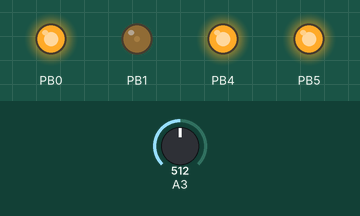
Bench run of a sketch on a simulated ATtiny85, built with avr-gcc and run on an emulated ATtiny85. Shown: output pins drawn as LEDs (lit = HIGH). The inputs (shaded band) are chosen by the test bench; at power-on: A3 = 512.

Above: at 6.2 s.
6.3 s: A3 set to 306
At 6.47 s:
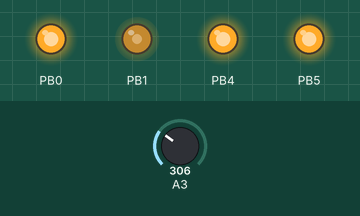
9.3 s: A3 set to 122
10.8 s: A3 set to 0
At 12.0 s:
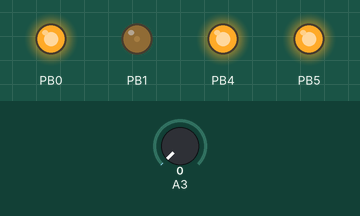
12.3 s: A3 set to 35
At 13.4 s:
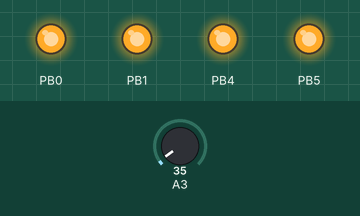
Timing chart, 0 to 14.8 s (numbered marks = the images above; inputs shaded):
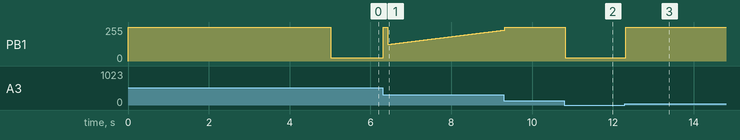

Measured:
- after the input at 6.3 s, PB1: 24/255 → 255/255 at once, → 125/255 0.10 s later, → 130/255 0.10 s later, → 133/255 0.10 s later, … (30 changes in this stretch)
- after the input at 10.8 s, PB1: 255/255 → 24/255 at once
- after the input at 12.3 s, PB1: 24/255 → 255/255 at once

The sketch:

h2o_controller.ino
```cpp
/*
 *                         ATtiny85
 *                      -------u-------
 *        NC - (D 5) --| 1 PB5   VCC 8 |-- +5V
 *                     |               |
 *       NTC - (D 3) --| 2 PB3   PB2 7 |-- (D 2) - Serial TX
 *                     |               |
 *        NC - (D 4) --| 3 PB4   PB1 6 |-- (D 1) - PWM --> Fan Blue wire
 *                     |               |
 *              Gnd ---| 4 GND   PB0 5 |-- (D 0) - NC
 *                     -----------------
 */


#define F_CPU 8000000

#include <SendOnlySoftwareSerial.h>
#include <avr/interrupt.h>
#include <avr/io.h>

// Globals
#define SERIESRESISTOR 10000
#define THERMISTORNOMINAL 10000
#define BCOEFFICIENT 3950
#define TEMPERATURENOMINAL 25.0

// Init globals
int pwmtop = 159; // Calculates to 25KHz PWM for fanpwm
double Setpoint, Input, Output;
volatile uint64_t lasttime = 0;
volatile uint64_t tickms = 0;

//PID library modified to use 64-bit millis.
#ifndef PID_v1_h
#define PID_v1_h
#define LIBRARY_VERSION  1.1.1

class PID
{

  public:

  //Constants used in some of the functions below
  #define AUTOMATIC 1
  #define MANUAL  0
  #define DIRECT  0
  #define REVERSE  1
  #define P_ON_M 0
  #define P_ON_E 1

  //commonly used functions **************************************************************************
    PID(double*, double*, double*,        // * constructor.  links the PID to the Input, Output, and
        double, double, double, int, int);//   Setpoint.  Initial tuning parameters are also set here.
                                          //   (overload for specifying proportional mode)

    PID(double*, double*, double*,        // * constructor.  links the PID to the Input, Output, and
        double, double, double, int);     //   Setpoint.  Initial tuning parameters are also set here

    void SetMode(int Mode);               // * sets PID to either Manual (0) or Auto (non-0)

    bool Compute();                       // * performs the PID calculation.  it should be
                                          //   called every time loop() cycles. ON/OFF and
                                          //   calculation frequency can be set using SetMode
                                          //   SetSampleTime respectively

    void SetOutputLimits(double, double); // * clamps the output to a specific range. 0-255 by default, but
                                          //   it's likely the user will want to change this depending on
                                          //   the application


  //available but not commonly used functions ********************************************************
    void SetTunings(double, double,       // * While most users will set the tunings once in the
                    double);              //   constructor, this function gives the user the option
                                          //   of changing tunings during runtime for Adaptive control
    void SetTunings(double, double,       // * overload for specifying proportional mode
                    double, int);

  void SetControllerDirection(int);   // * Sets the Direction, or "Action" of the controller. DIRECT
                      //   means the output will increase when error is positive. REVERSE
                      //   means the opposite.  it's very unlikely that this will be needed
                      //   once it is set in the constructor.
    void SetSampleTime(int);              // * sets the frequency, in Milliseconds, with which
                                          //   the PID calculation is performed.  default is 100


  //Display functions ****************************************************************
  double GetKp();             // These functions query the pid for interal values.
  double GetKi();             //  they were created mainly for the pid front-end,
  double GetKd();             // where it's important to know what is actually
  int GetMode();              //  inside the PID.
  int GetDirection();           //

  private:
  void Initialize();

  double dispKp;        // * we'll hold on to the tuning parameters in user-entered
  double dispKi;        //   format for display purposes
  double dispKd;        //

  double kp;                  // * (P)roportional Tuning Parameter
    double ki;                  // * (I)ntegral Tuning Parameter
    double kd;                  // * (D)erivative Tuning Parameter

  int controllerDirection;
  int pOn;

    double *myInput;              // * Pointers to the Input, Output, and Setpoint variables
    double *myOutput;             //   This creates a hard link between the variables and the
    double *mySetpoint;           //   PID, freeing the user from having to constantly tell us
                                  //   what these values are.  with pointers we'll just know.

  unsigned long lastTime;
  double outputSum, lastInput;

  unsigned long SampleTime;
  double outMin, outMax;
  bool inAuto, pOnE;
};
#endif

/**********************************************************************************************
 * Arduino PID Library - Version 1.1.1
 * by Brett Beauregard <br3ttb@gmail.com> brettbeauregard.com
 *
 * This Library is licensed under a GPLv3 License
 **********************************************************************************************/

#if ARDUINO >= 100
  #include "Arduino.h"
#else
  #include "WProgram.h"
#endif

//#include <PID_v1.h>

/*Constructor (...)*********************************************************
 *    The parameters specified here are those for for which we can't set up
 *    reliable defaults, so we need to have the user set them.
 ***************************************************************************/
PID::PID(double* Input, double* Output, double* Setpoint,
        double Kp, double Ki, double Kd, int POn, int ControllerDirection)
{
    myOutput = Output;
    myInput = Input;
    mySetpoint = Setpoint;
    inAuto = false;

    PID::SetOutputLimits(0, 255);        //default output limit corresponds to
                        //the arduino pwm limits

    SampleTime = 100;             //default Controller Sample Time is 0.1 seconds

    PID::SetControllerDirection(ControllerDirection);
    PID::SetTunings(Kp, Ki, Kd, POn);

    lastTime = tickms-SampleTime;
}

/*Constructor (...)*********************************************************
 *    To allow backwards compatability for v1.1, or for people that just want
 *    to use Proportional on Error without explicitly saying so
 ***************************************************************************/

PID::PID(double* Input, double* Output, double* Setpoint,
        double Kp, double Ki, double Kd, int ControllerDirection)
    :PID::PID(Input, Output, Setpoint, Kp, Ki, Kd, P_ON_E, ControllerDirection)
{

}


/* Compute() **********************************************************************
 *     This, as they say, is where the magic happens.  this function should be called
 *   every time "void loop()" executes.  the function will decide for itself whether a new
 *   pid Output needs to be computed.  returns true when the output is computed,
 *   false when nothing has been done.
 **********************************************************************************/
bool PID::Compute()
{
   if(!inAuto) return false;
   unsigned long now = tickms;
   unsigned long timeChange = (now - lastTime);
   if(timeChange>=SampleTime)
   {
      /*Compute all the working error variables*/
      double input = *myInput;
      double error = *mySetpoint - input;
      double dInput = (input - lastInput);
      outputSum+= (ki * error);

      /*Add Proportional on Measurement, if P_ON_M is specified*/
      if(!pOnE) outputSum-= kp * dInput;

      if(outputSum > outMax) outputSum= outMax;
      else if(outputSum < outMin) outputSum= outMin;

      /*Add Proportional on Error, if P_ON_E is specified*/
     double output;
      if(pOnE) output = kp * error;
      else output = 0;

      /*Compute Rest of PID Output*/
      output += outputSum - kd * dInput;

      if(output > outMax) output = outMax;
      else if(output < outMin) output = outMin;
      *myOutput = output;

      /*Remember some variables for next time*/
      lastInput = input;
      lastTime = now;
      return true;
   }
   else return false;
}

/* SetTunings(...)*************************************************************
 * This function allows the controller's dynamic performance to be adjusted.
 * it's called automatically from the constructor, but tunings can also
 * be adjusted on the fly during normal operation
 ******************************************************************************/
void PID::SetTunings(double Kp, double Ki, double Kd, int POn)
{
   if (Kp<0 || Ki<0 || Kd<0) return;

   pOn = POn;
   pOnE = POn == P_ON_E;

   dispKp = Kp; dispKi = Ki; dispKd = Kd;

   double SampleTimeInSec = ((double)SampleTime)/1000;
   kp = Kp;
   ki = Ki * SampleTimeInSec;
   kd = Kd / SampleTimeInSec;

  if(controllerDirection ==REVERSE)
   {
      kp = (0 - kp);
      ki = (0 - ki);
      kd = (0 - kd);
   }
}

/* SetTunings(...)*************************************************************
 * Set Tunings using the last-rembered POn setting
 ******************************************************************************/
void PID::SetTunings(double Kp, double Ki, double Kd){
    SetTunings(Kp, Ki, Kd, pOn);
}

/* SetSampleTime(...) *********************************************************
 * sets the period, in Milliseconds, at which the calculation is performed
 ******************************************************************************/
void PID::SetSampleTime(int NewSampleTime)
{
   if (NewSampleTime > 0)
   {
      double ratio  = (double)NewSampleTime
                      / (double)SampleTime;
      ki *= ratio;
      kd /= ratio;
      SampleTime = (unsigned long)NewSampleTime;
   }
}

/* SetOutputLimits(...)****************************************************
 *     This function will be used far more often than SetInputLimits.  while
 *  the input to the controller will generally be in the 0-1023 range (which is
 *  the default already,)  the output will be a little different.  maybe they'll
 *  be doing a time window and will need 0-8000 or something.  or maybe they'll
 *  want to clamp it from 0-125.  who knows.  at any rate, that can all be done
 *  here.
 **************************************************************************/
void PID::SetOutputLimits(double Min, double Max)
{
   if(Min >= Max) return;
   outMin = Min;
   outMax = Max;

   if(inAuto)
   {
     if(*myOutput > outMax) *myOutput = outMax;
     else if(*myOutput < outMin) *myOutput = outMin;

     if(outputSum > outMax) outputSum= outMax;
     else if(outputSum < outMin) outputSum= outMin;
   }
}

/* SetMode(...)****************************************************************
 * Allows the controller Mode to be set to manual (0) or Automatic (non-zero)
 * when the transition from manual to auto occurs, the controller is
 * automatically initialized
 ******************************************************************************/
void PID::SetMode(int Mode)
{
    bool newAuto = (Mode == AUTOMATIC);
    if(newAuto && !inAuto)
    {  /*we just went from manual to auto*/
        PID::Initialize();
    }
    inAuto = newAuto;
}

/* Initialize()****************************************************************
 *  does all the things that need to happen to ensure a bumpless transfer
 *  from manual to automatic mode.
 ******************************************************************************/
void PID::Initialize()
{
   outputSum = *myOutput;
   lastInput = *myInput;
   if(outputSum > outMax) outputSum = outMax;
   else if(outputSum < outMin) outputSum = outMin;
}

/* SetControllerDirection(...)*************************************************
 * The PID will either be connected to a DIRECT acting process (+Output leads
 * to +Input) or a REVERSE acting process(+Output leads to -Input.)  we need to
 * know which one, because otherwise we may increase the output when we should
 * be decreasing.  This is called from the constructor.
 ******************************************************************************/
void PID::SetControllerDirection(int Direction)
{
   if(inAuto && Direction !=controllerDirection)
   {
      kp = (0 - kp);
      ki = (0 - ki);
      kd = (0 - kd);
   }
   controllerDirection = Direction;
}

/* Status Funcions*************************************************************
 * Just because you set the Kp=-1 doesn't mean it actually happened.  these
 * functions query the internal state of the PID.  they're here for display
 * purposes.  this are the functions the PID Front-end uses for example
 ******************************************************************************/
double PID::GetKp(){ return  dispKp; }
double PID::GetKi(){ return  dispKi;}
double PID::GetKd(){ return  dispKd;}
int PID::GetMode(){ return  inAuto ? AUTOMATIC : MANUAL;}
int PID::GetDirection(){ return controllerDirection;}

// end PID library


SendOnlySoftwareSerial Serial(PB2); // Start Serial on PB2
PID myPID(&Input, &Output, &Setpoint, 10.0, 5.0, 2.5, REVERSE);

// Functions
void fanpwm_setup(int ocr0top)
{
  /*
  Setup timer0 to generate a 25KHz PWM signal to COM0B1.
  */
  // Undo config by Arduino.
  TCCR0A  = 0;
  TCCR0B  = 0;
  OCR0A   = 0;
  OCR0B   = 0;
  // Rebuild timer0
  TCCR0A  = (1<<COM0B1) | (1<<WGM02) | (1<<WGM00);  //Fast PWM, Phase Correct.
  TCCR0B  = (1<<CS00) | (1<<WGM02);                 //F_CPU / 1
  OCR0A   = ocr0top;                                // Set to 159 for 25khz.
  OCR0B   = 0;                                      // Duty Cycle in 0 - ocr0top.
}

void timer1_init(void){
  /*
  This timer will fire ISR(TIMER1_COMPA_vect) on match.
  */
  TCCR1 = 0;
  OCR1C = 0;
  TIMSK = 0;

  TCCR1 |= (1<<CTC1);   //CTC mode. Count until OCR1C, then reset
  TCCR1 |= (7<<CS10);   //F_CPU / 64
  OCR1C = 124;          //1 ms
  TIMSK |= (1<<OCIE1A); //Call ISR(TIMER1_COMPA_vect) on match
}

ISR(TIMER1_COMPA_vect){
  tickms++;
}

double readtemp(){ // returns Celcius value of NTC temp on Pin 3.
  double reading = analogRead(PB3);
  reading = (1023 / reading)  - 1;                // (1023/ADC - 1)
  reading = SERIESRESISTOR / reading;
  reading = reading / THERMISTORNOMINAL;          // (R/Ro)
  reading = log(reading);                         // ln(R/Ro)
  reading /= BCOEFFICIENT;                        // 1/B * ln(R/Ro)
  reading += 1.0 / (TEMPERATURENOMINAL + 273.15); // + (1/To)
  reading = 1.0 / reading;                        // Invert
  reading -= 273.15;                              // convert absolute temp to C

  return reading;
}

void setup(){
  timer1_init();
  fanpwm_setup(pwmtop);  // Start PWM on pin6
  DDRB |= (1<<DDB1)      // Redirect PWM from timer1 to PB1, Pin6
       |  (1<<DDB0)
       |  (1<<DDB4)
       |  (1<<DDB5);
  PORTB |= (1<<PB0) | (1<<PB4)| (1<<PB5);     // pull up on PB4 and PB4

  // Setup pid
  Setpoint = 35;
  Input = readtemp();
  myPID.SetTunings(10.0, 4.0, 2.0);
  myPID.SetSampleTime(100);
  myPID.SetMode(AUTOMATIC);

  while (tickms < 5000){ // Run fans at 100% RPM on startup.
    OCR0B = pwmtop;
    }

  Serial.begin(9600);    // Start serial
  Serial.print("\r\nBootup complete!\r\n");
}

void loop(){
  Input = readtemp();
  myPID.Compute();
  OCR0B = map(Output,0,255,15,pwmtop);

  uint64_t now = tickms;
  if ( (now - lasttime) >= 1000 ){
    float error = Input - Setpoint;
    Serial.print(Input);   // print temp
    Serial.print(", ");
    Serial.print(error);   // print error setting
    Serial.print(", ");
    Serial.print( OCR0B ); // print pwm setting
    Serial.print("\r\n");
    lasttime = now;
  }
}
```
